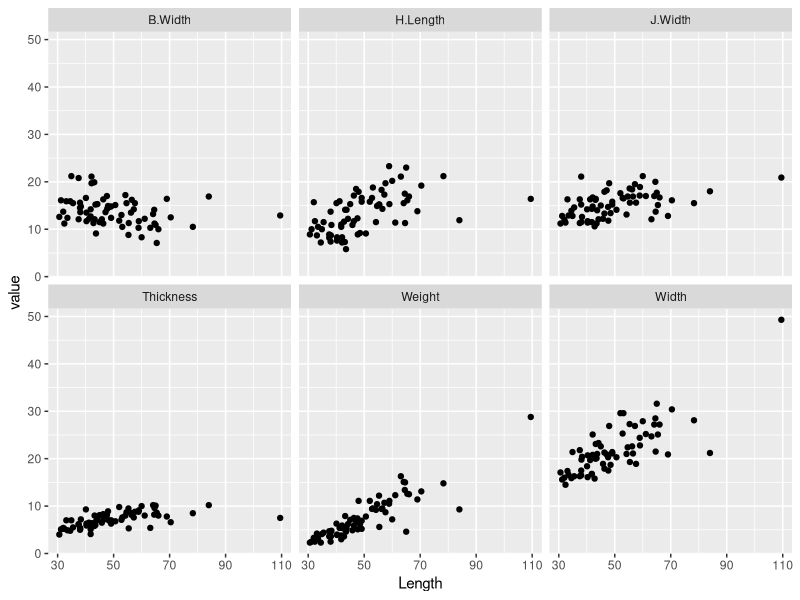
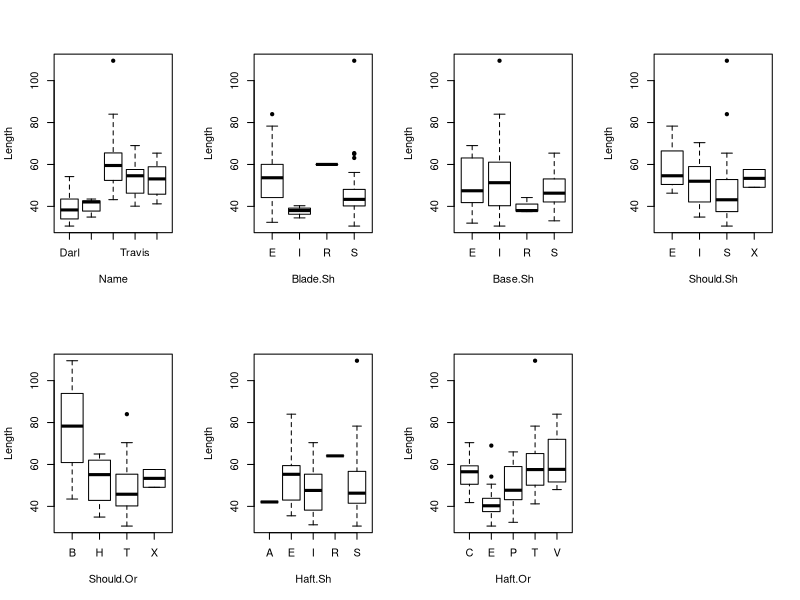

The R source for these figures, in order:
# Import libraries
library(tidyverse)

# Read the data
data <- read.csv("q2/DartPoints.csv", header = TRUE, row.names = 'X')

# Remove NA rows
data <- data[complete.cases(data),]

#defining numeric columns
numCols = c(FALSE, TRUE, TRUE, TRUE, TRUE, TRUE, TRUE, TRUE, FALSE, FALSE, FALSE, FALSE, FALSE)
data.num = as.matrix(data[,numCols])


#defining discrete columns
discrCols = !numCols
data.discr = as.matrix(data[,discrCols])

# Gathering the data relative to the numeric variables the Length variable will be plotted against
data.gathered <- data.num %>% as_tibble() %>% gather(key = "variable", value = "value",
                                                 -Length)

# Plotting Length variable against the numeric variables
ggplot(data.gathered, aes(y = value, x = Length)) +
  geom_point() +
  facet_wrap(~variable)


# Plotting categorical variables and Lenght

# Define the canvas, we have to plot 7 discrete variables so our canvas will have 7 graphs
par(mfrow=c(2,4))

# Create the plots
for (col in colnames(data.discr))
{
  
  plot(factor(data.discr[,col]), data.num[,"Length"], col="white", pch = 19, xlab = col, ylab="Length", type="p")
  #plot(as.integer(factor(data.discr[,col])), #data.num[,"Length"], pch = 19, xlab = col, #ylab="Length", type="p", add=T)
}
